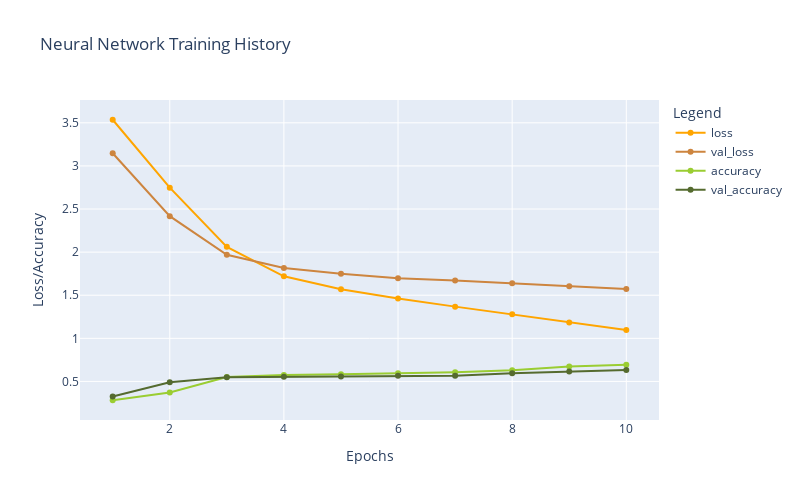

The cell this chart's notebook holds for it:
### Code cell
plot_history(historyC)

### Figure 1 — Plotly figure (JSON) as saved in the notebook; plotly's stock layout.template omitted (floating-point values rounded to 4 significant figures)
{"data": [{"hovertemplate": "Legend=loss<br>Epochs=%{x}<br>Loss/Accuracy=%{y}<extra></extra>", "legendgroup": "loss", "line": {"color": "orange", "dash": "solid"}, "marker": {"symbol": "circle"}, "mode": "lines+markers", "name": "loss", "orientation": "v", "showlegend": true, "type": "scatter", "x": [1, 2, 3, 4, 5, 6, 7, 8, 9, 10], "xaxis": "x", "y": [3.536, 2.748, 2.061, 1.72, 1.569, 1.461, 1.368, 1.278, 1.185, 1.096], "yaxis": "y"}, {"hovertemplate": "Legend=val_loss<br>Epochs=%{x}<br>Loss/Accuracy=%{y}<extra></extra>", "legendgroup": "val_loss", "line": {"color": "peru", "dash": "solid"}, "marker": {"symbol": "circle"}, "mode": "lines+markers", "name": "val_loss", "orientation": "v", "showlegend": true, "type": "scatter", "x": [1, 2, 3, 4, 5, 6, 7, 8, 9, 10], "xaxis": "x", "y": [3.147, 2.417, 1.97, 1.815, 1.749, 1.696, 1.671, 1.64, 1.603, 1.572], "yaxis": "y"}, {"hovertemplate": "Legend=accuracy<br>Epochs=%{x}<br>Loss/Accuracy=%{y}<extra></extra>", "legendgroup": "accuracy", "line": {"color": "yellowgreen", "dash": "solid"}, "marker": {"symbol": "circle"}, "mode": "lines+markers", "name": "accuracy", "orientation": "v", "showlegend": true, "type": "scatter", "x": [1, 2, 3, 4, 5, 6, 7, 8, 9, 10], "xaxis": "x", "y": [0.2817, 0.3723, 0.5502, 0.5738, 0.5825, 0.595, 0.6059, 0.6284, 0.6721, 0.6923], "yaxis": "y"}, {"hovertemplate": "Legend=val_accuracy<br>Epochs=%{x}<br>Loss/Accuracy=%{y}<extra></extra>", "legendgroup": "val_accuracy", "line": {"color": "darkolivegreen", "dash": "solid"}, "marker": {"symbol": "circle"}, "mode": "lines+markers", "name": "val_accuracy", "orientation": "v", "showlegend": true, "type": "scatter", "x": [1, 2, 3, 4, 5, 6, 7, 8, 9, 10], "xaxis": "x", "y": [0.3241, 0.4898, 0.549, 0.5543, 0.5583, 0.5663, 0.5663, 0.5957, 0.6149, 0.6327], "yaxis": "y"}], "layout": {"height": 500, "legend": {"title": {"text": "Legend"}, "tracegroupgap": 0}, "title": {"text": "Neural Network Training History"}, "width": 800, "xaxis": {"anchor": "y", "domain": [0, 1], "title": {"text": "Epochs"}}, "yaxis": {"anchor": "x", "domain": [0, 1], "title": {"text": "Loss/Accuracy"}}}}
